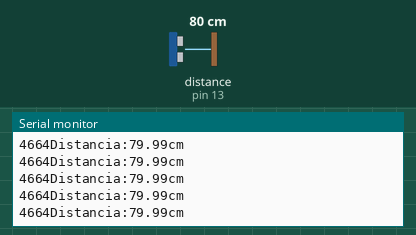
A sketch run on a simulated Arduino Uno, built with avr-gcc and run on an emulated ATmega328P. On the bench: the last lines printed to the serial monitor. Wiring (inferred from the names in the program): ultrasonic range finder: trigger pin 12; echo pin 13. The test bench sets the inputs (shaded band); at power-on: distance to the obstacle (sensor on pin 13) 80 cm. The echo pulse lasts 58.3 µs per cm.

Above: at 1.2 s.
1.3 s: distance to the obstacle (sensor on pin 13) set to 2 cm
At 2.4 s:
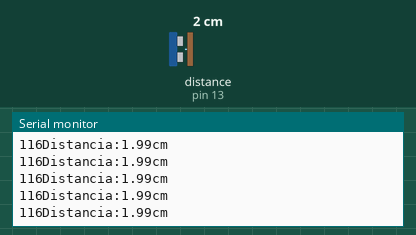
4.3 s: distance to the obstacle (sensor on pin 13) set to 18 cm
At 5.4 s:
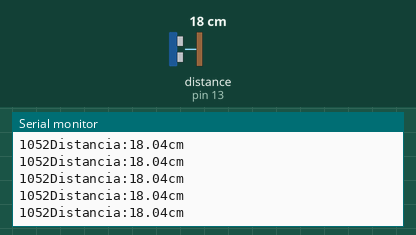
10.3 s: distance to the obstacle (sensor on pin 13) set to 4 cm
At 11.1 s:
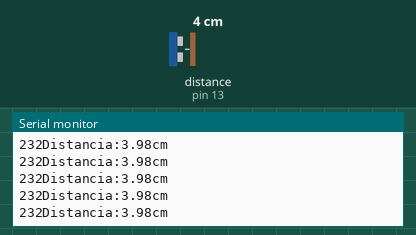
13.3 s: distance to the obstacle (sensor on pin 13) set to 35 cm
At 14.4 s:
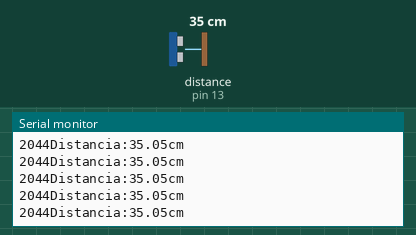
16.3 s: distance to the obstacle (sensor on pin 13) set to 9 cm
At 17.1 s:
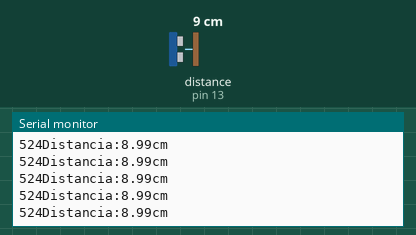
19.3 s: distance to the obstacle (sensor on pin 13) set to 120 cm
At 20.4 s:
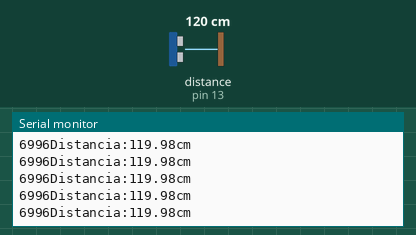
Timing chart, 0 to 22.3 s (numbered marks = the images above; inputs shaded):
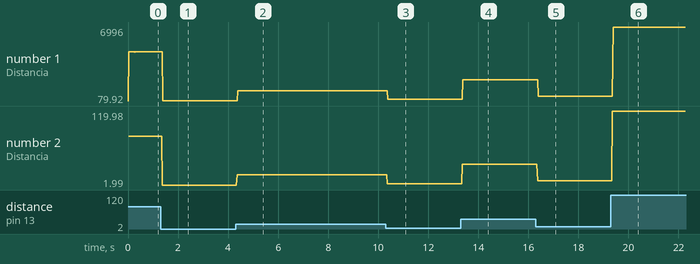

The sketch:

sketch_oct23a_ultrasonico_prueba_uno.ino
```cpp
//********SENSOR ultrasonico HC SR04********//
//*
//*el hc sr04 es un sensor ultrasonico que es capaz de medir la distancia

#define echo 13 //

#define trig 12 // El pin DIG 12 corresponde a una señal de salida para activar el sensor y tomar una lectura

//variables empleadas
int start,finish,time ;
float dist;

void setup() {
  Serial.begin(9600);  //se inicia comunicacion serial a 9600 baudios
  pinMode(echo, INPUT); //se declara como entrada el PIN que recibe la señal del sensor
  pinMode(trig, OUTPUT);//se declara como salida el PIN que activa al sensor


}

void loop() {

  digitalWrite(trig, HIGH); //se envia un pulso en alto que activa el sensor
  delayMicroseconds(15); //debe tener una duracion de al menos 10ms
  digitalWrite(trig, LOW);

  //esperamos a que el sensor envie una señal ultrasonica a 40 kHz y se comience el conteo del tiempo
  while(digitalRead(echo) == LOW);

  start = micros();//se inicia el conteo del tiempo en microsegundos.

  //por las caracteristicas del sensor oscilador de 16 MHz el conteo se hara en multiplos de 4
  while(digitalRead(echo)==HIGH);//esperamos a que el Rx reciba la señal del Tx
  finish = micros();//terminamos el conteo
  time = finish - start; //se calcula el tiempo transcurrido entre la transmision y la recepcion
  if (time>25000)//dadas las limitaciones del sensor si el tiempo es mayor de 25ms puede tratarse de una lectura
  time=0;//erronea.si el tiempo es de 38ms se da por hecho que el Rx no recibio ninguna señal

  dist = 0.01715*time; //se realiza el calculo de la distancia si d=v*t considerando que la velocidad del sonido en el aire es de 343m/s
  // d=34300cm/s *(tiempo*10e-6)s=0.0343*time cm
  //esta distancia es la recorrida por la señal del Rx al cuerpo y del cuerpo al Tx,por lo que es necesario dividirla entre 2,obteniendo d=0.01715*time cm
  Serial.print("Distancia:");//se imprime la distancia al objeto en cm
  Serial.print(dist);
  Serial.println("cm");//se imprime por pantalla la unidad centimetro
  Serial.print(time);//imprime tiempo
  delay(15);//retardo por estabilidad ,tiempo de espera para una nueva medicion

}
```

Measured:
- after the input at 1.3 s, the serial monitor: prints a new line after 0.06 s (image 1)
- after the input at 4.3 s, the serial monitor: prints a new line after 0.06 s (image 2)
- after the input at 10.3 s, the serial monitor: prints a new line after 0.06 s (image 3)
- after the input at 13.3 s, the serial monitor: prints a new line after 0.05 s (image 4)
- after the input at 16.3 s, the serial monitor: prints a new line after 0.07 s (image 5)
- after the input at 19.3 s, the serial monitor: prints a new line after 0.06 s (image 6)
- plotted number 1: 4664 → 116 after the input at 1.3 s, 116 → 1052 after the input at 4.3 s, 1052 → 232 after the input at 10.3 s, 232 → 2044 after the input at 13.3 s, 2044 → 524 after the input at 16.3 s
- plotted number 2: 79.99 → 1.99 after the input at 1.3 s, 1.99 → 18.04 after the input at 4.3 s, 18.04 → 3.98 after the input at 10.3 s, 3.98 → 35.05 after the input at 13.3 s, 35.05 → 8.99 after the input at 16.3 s
